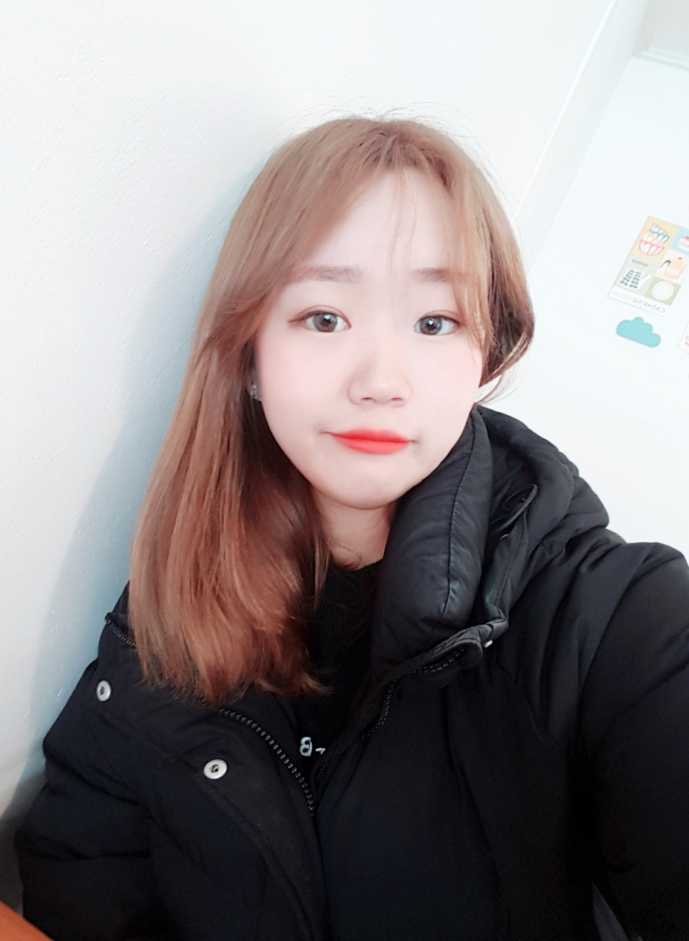
#> input picture yesol.jpg, 1378 x 1882 px (shown at 1/2 size)
$ python convert.py
#> lines starting #> are read from the running program, lines starting #| are printed output that depends on the picture
import cv2
import matplotlib.pyplot as plt

img = cv2.imread("yesol.jpg")   #내사진
#> img is the input picture: shape (1882, 1378, 3); mean B, G, R 133.9, 132.7, 139.6
img.shape

b, g, r = cv2.split(img)
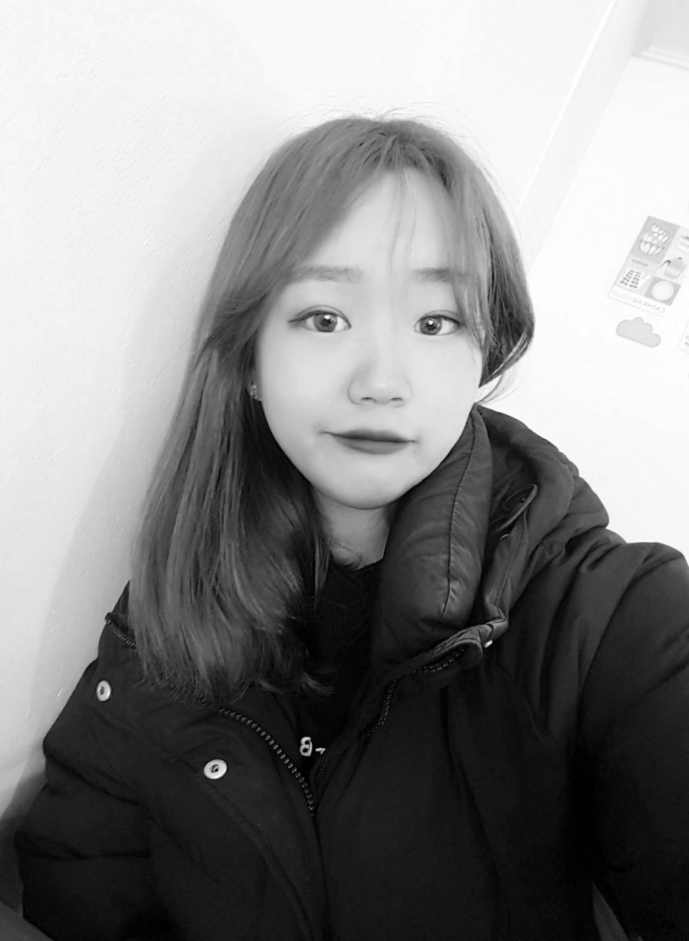
#> b: shape (1882, 1378) (shown at 1/2 size); min 0, max 255, mean 133.9
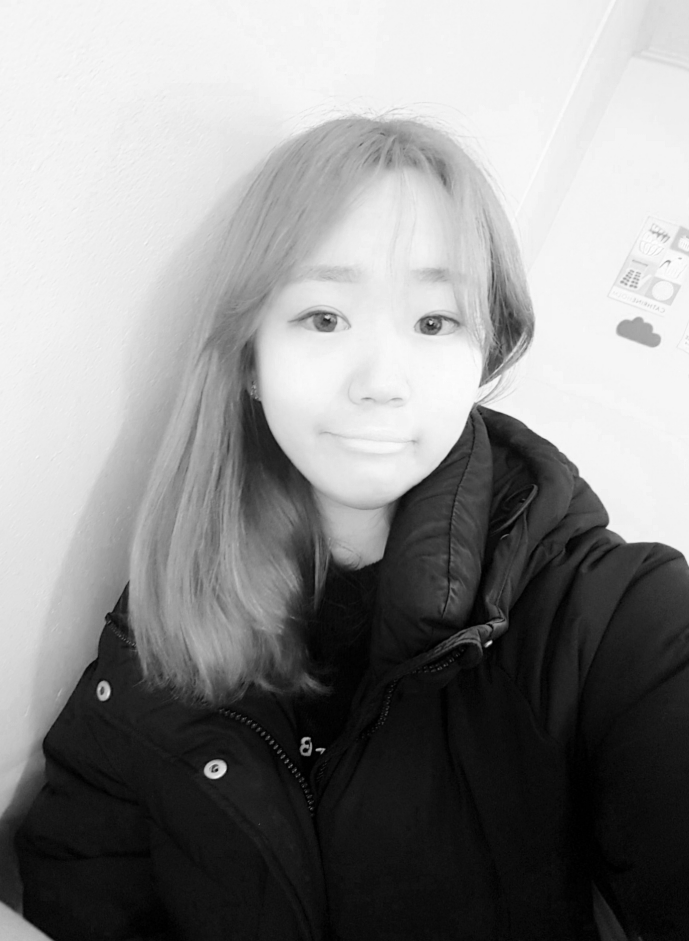
#> r: shape (1882, 1378) (shown at 1/2 size); min 0, max 255, mean 139.6
img = cv2.merge([r,g,b])

img_resized = cv2.resize(img, dsize=(30 , 40)) #3:4 비율
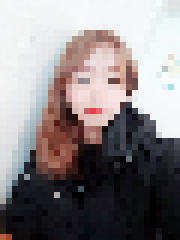
#> img_resized: shape (40, 30, 3) (shown 6 times larger); mean R, G, B 138.7, 131.8, 133

plt.subplot(221)
plt.imshow(img, cmap=plt.cm.gray)
plt.title("DoDotYourSelf Upload Image")
plt.axis("off")

plt.subplot(222)
plt.imshow(img_resized, cmap=plt.cm.gray)
plt.title("DoDotYourSelf Change Image")
plt.axis("off")

plt.show()
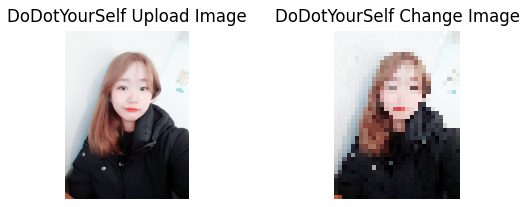
#> figure drawn by matplotlib, 2 panels
